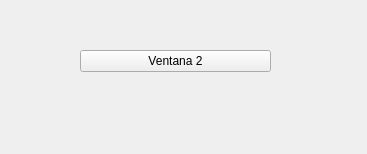
<?xml version="1.0" encoding="UTF-8"?>
<ui version="4.0">
 <class>signals</class>
 <widget class="QWidget" name="signals">
  <property name="geometry">
   <rect>
    <x>0</x>
    <y>0</y>
    <width>367</width>
    <height>154</height>
   </rect>
  </property>
  <property name="windowTitle">
   <string>Widget</string>
  </property>
  <widget class="QPushButton" name="btn_vent2">
   <property name="geometry">
    <rect>
     <x>80</x>
     <y>50</y>
     <width>191</width>
     <height>22</height>
    </rect>
   </property>
   <property name="text">
    <string>Ventana 2</string>
   </property>
  </widget>
 </widget>
 <resources/>
 <connections/>
</ui>
